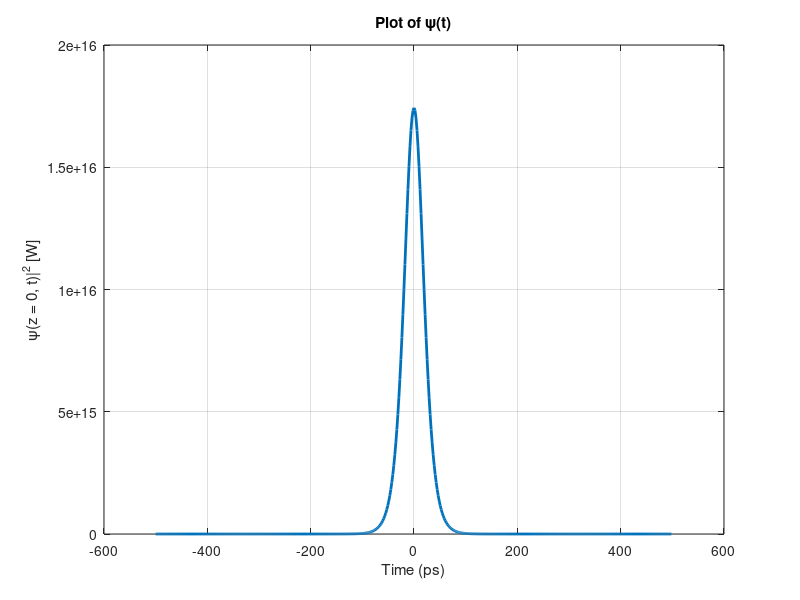

Write MATLAB code to recreate this figure.
clc; clear; close all;

%% Constants 
c = 2.9986*10^8; %*10^(-12)*10^(-3);%speed of light in vacum (km/ps
disp(['c: ' num2str(c)]);
%% define the inputs
T = 100; %period in ps,  100*10^(-12); %period in seconds (from pico seconds, ps)
duty_cycle = 25; % duty cycle in % 
lamda0 = 1.55; %central wavelength in micro meters, 1.55*10^(-6); %central wavelength (from 1.55micro meters) 
L = 20; %fibre length in km,  20*10^3; %fibre length (from km) 
alphadB = 0.2; %loss in dB/km, 0.2*10^(-3); %loss in dB/m (from dB/km)

% need converting to SI unit
D = 17; %dispersion coefficient (ps/nm/km) 
n2 = 2.7*10^(-26); % non linear coeeficient (km^2/W) 
Aeff = 55; % effective core area (micro m^2) 


%% calculated inputs 
f = 1/T; %frequency in THz,  %frequency (Hz)
omega0 = (2*pi*c)/lamda0; %angular frequency 

T0 = (duty_cycle/100)*T; %pulse width in pico seconds
alpha = alphadB/4.343; % loss in km^-1
beta2 = -((D*(lamda0^2))/(2*pi*c)); %GVD parameter (supposed to be ps^2/km, not sure how)
gamma = (n2*omega0)/(c*Aeff); %SPM parameter (supposed to be W^-1 km^-1, not sure how)


%% display variables
disp(['T (ps): ' num2str(T)]);
disp(['duty_cycle (%): ' num2str(duty_cycle)]);
disp(['T0 (ps): ' num2str(T0)]);
disp(['lamda0 (um): ' num2str(lamda0)]);
disp(['L (km): ' num2str(L)]);
disp(['alphadB (dB/km): ' num2str(alphadB)]);
disp(['D (ps/nm/km): ' num2str(D)]);
disp(['n2 (km^2/W): ' num2str(n2)]);
disp(['Aeff (um^2): ' num2str(Aeff)]);
disp(['f (THz): ' num2str(f)]);
disp(['omega0 (rad/ps): ' num2str(omega0)]);
disp(['alpha (km^-1): ' num2str(alpha)]);
disp(['beta2 (ps^2/km): ' num2str(beta2)]);
disp(['gamma (W^-1/km): ' num2str(gamma)]);

%% Initial pulse 
psi0 = sqrt(abs(beta2)/(gamma* T0^2)); %peak amplitude calculated from the one-solition conditoin 
%psi0 = 0.1320;
%psi = psi0*sech(t/T0); 
disp(['psi0 (peak amplitude): ' num2str(psi0)]);

%calculating the linear and the non-linear length 
LD = (T0^2)/abs(beta2); %linear length 
LNL = 1/(gamma*(psi0^2)); %nonlinear length


%% Discretisation 
Tmax = 40*T0; %time window width 
fmax = 40/(2*pi*T0); %frequency window width
disp(['Tmax (ps): ' num2str(Tmax)]);
disp(['fmax (THz): ' num2str(fmax)]);

%combining the window width and the Nyqvist criteria to avoid aliasing
%effects
dt = 1/(2*fmax); %time sampling rate
df = 1/Tmax; %frequency sampling rate

disp(['dt (time sampling rate): ' num2str(dt)]);
disp(['df (frequency sampling rate): ' num2str(df)]);

%preparation for Fast Fourier Transform (FFT)
N0 = round(Tmax/dt); % number of samples
disp(['Number of samples: ' num2str(N0)]);
%adjust N0 to be in the order 2^n
N = 2^nextpow2(N0); %set N to the 2^n closest to N0
dt = Tmax/N; %update dt so that Tmax/dt = N
df = N/(2*Tmax); %update fmax so that 2fmax/df = N

disp(['Updated number of samples: ' num2str(N)]);
disp(['Updated dt (time sampling rate): ' num2str(dt)]);
disp(['Updated df (frequency sampling rate): ' num2str(df)]);

%calculate the time vector (t[i] = (-N/2 + i - 1))
t = (-N/2 : N/2 - 1)*dt; %create time vector from -N/2 to N/2 -1 and scale by dt
%calculate the frequency vector (f[i]= (-N/2 + i - 1)
f = (-N/2 : N/2 - 1)*df; 
%calculate the angular vector (omega[i] = (-N/2 + i -1))
domega = 2*pi*df; 
omega = (-N/2 : N/2 - 1)*domega; 

%crate the signal
psi = psi0*sech(t/T0);  
%calculate the temporl intensity (|x|^2)
psi_temporal_intensity = abs(psi).^2;  

% Plot the signal (fucked because of units)
figure;
plot(t, psi_temporal_intensity, 'LineWidth', 2);
xlabel('Time (ps)');
%ylabel('\psi(t)');
ylabel('\psi(z = 0, t)|^2 [W]');
title('Plot of \psi(t)');
grid on;

%discretisation of the space z (axial propagation direction)
dz = (1/1000)*min(LD, LNL); %make z sampling rate a fraction of the smallest LD, LNL value 
Nz = round(L/dz); %calculate the number of samples 
dz = L/Nz; %update dz fit the rounded range
